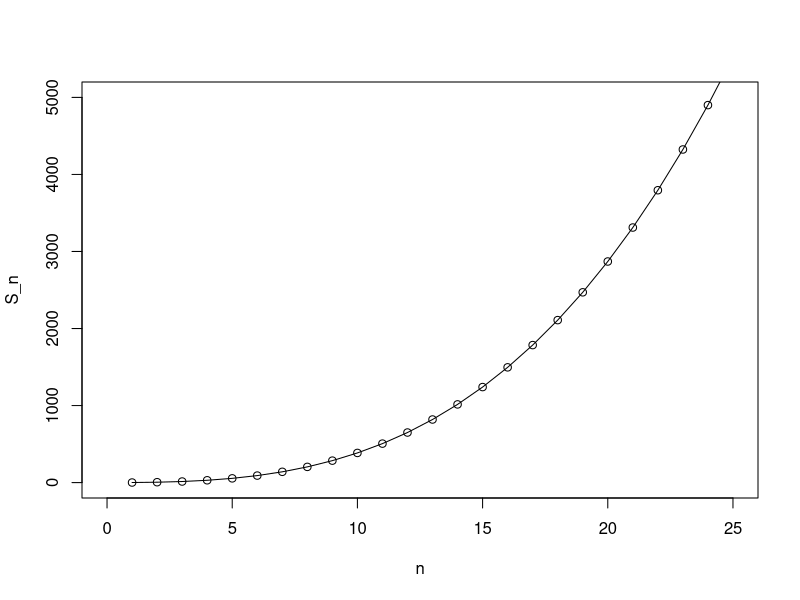

Recreate this plot in R.
# compute the sum of n*n, and plot the n-S_n relation.
sum <- 0
n <- 25
vc <-vector(mode="numeric",length=0)
for(i in 1:n){
  sum = sum + i*i
  vc[i] <- sum
}
plot(c(1:25),vc,xlab="n",ylab="S_n",type="o",xlim=c(0,25),ylim=c(0,5000))